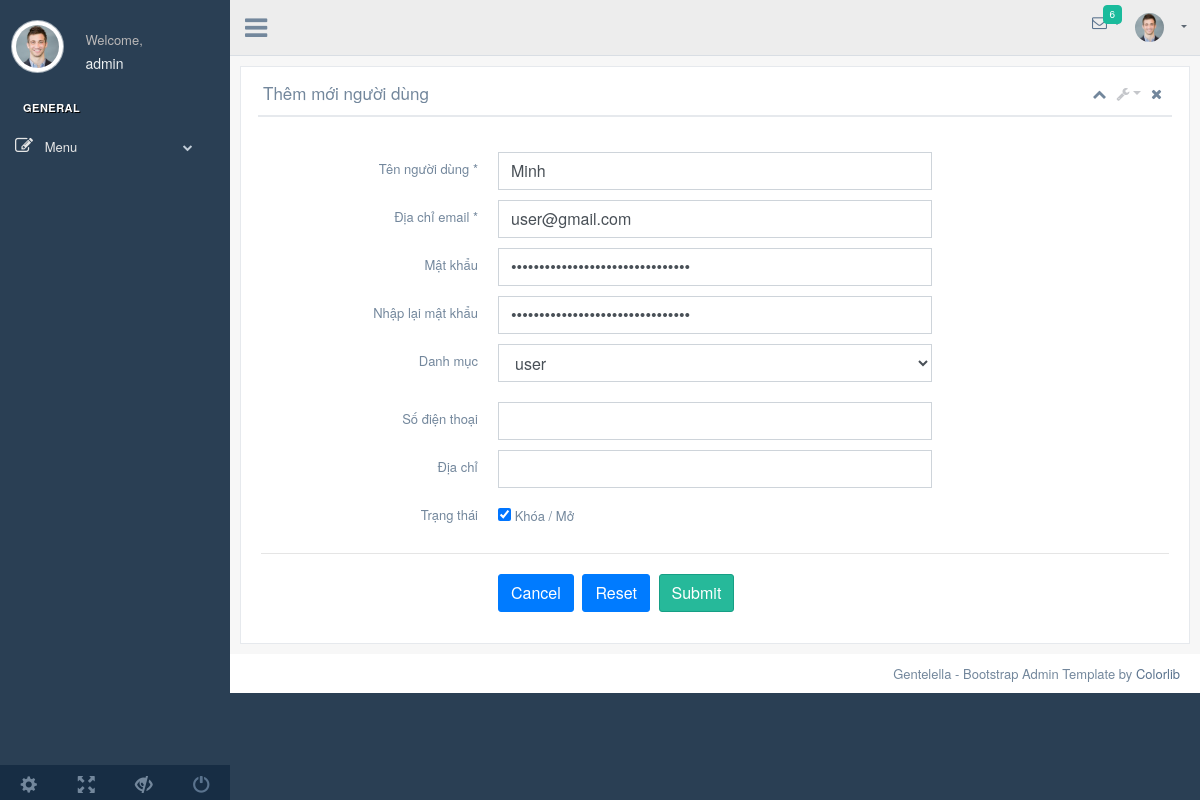
The page /admin/index.php?page=update_user&id=23 (signed in) on the database its author committed.
### tables this page shows
CREATE TABLE `tbl_user` (
  `user_id` int(11) NOT NULL,
  `name` varchar(20) NOT NULL,
  `email` varchar(200) NOT NULL,
  `password` char(32) NOT NULL,
  `user_type` varchar(255) NOT NULL,
  `phone` varchar(20) DEFAULT NULL,
  `address` varchar(255) DEFAULT NULL,
  `status4` int(11) NOT NULL DEFAULT 1
);

### admin/modules/update_user.php (the view, shortened to what this page needs)
<?php
    if($_GET["id"]) {
        $id = $_GET["id"];
        $sql = "SELECT * FROM tbl_user WHERE `user_id` = $id";
        $query = mysqli_query($conn, $sql);
        $rows = mysqli_fetch_assoc($query);
    }
?>
<div class="x_panel">
    <div class="x_title">
        <h2>Thêm mới người dùng</h2>
        <ul class="nav navbar-right panel_toolbox">
            <li><a class="collapse-link"><i class="fa fa-chevron-up"></i></a>
            </li>
            <li class="dropdown">
                <a href="#" class="dropdown-toggle" data-toggle="dropdown" role="button" aria-haspopup="true"
                    aria-expanded="false"><i class="fa fa-wrench"></i></a>
            </li>
            <li><a class="close-link"><i class="fa fa-close"></i></a>
            </li>
        </ul>
        <div class="clearfix"></div>
    </div>
    <div class="x_content">
        <br>
        <form method="POST" id="demo-form2" data-parsley-validate="" class="form-horizontal form-label-left"
            novalidate="">
            <div class="item form-group">
                <label class="col-form-label col-md-3 col-sm-3 label-align" for="first-name">Tên người dùng <span
                        class="required">*</span>
                </label>
                <div class="col-md-6 col-sm-6 ">
                    <input type="text" id="first-name" required="required" class="form-control " name="name"
                        value="<?php echo $rows["name"];?>">
                </div>
            </div>
            <div class="item form-group">
                <label class="col-form-label col-md-3 col-sm-3 label-align" for="last-name">Địa chỉ email <span
                        class="required">*</span>
                </label>
                <div class="col-md-6 col-sm-6 ">
                    <input type="text" id="last-name" required="required" class="form-control" name="email"
                        value="<?php echo $rows["email"];?>">
                </div>
            </div>
            <div class="item form-group">
                <label for="middle-name" class="col-form-label col-md-3 col-sm-3 label-align">Mật khẩu</label>
                <div class="col-md-6 col-sm-6 ">
                    <input id="middle-name" class="form-control" type="password" required="required" name="password"
                        value="<?php echo $rows["password"];?>">
                </div>
            </div>
            <div class="item form-group">
                <label for="middle-name" class="col-form-label col-md-3 col-sm-3 label-align">Nhập lại mật khẩu</label>
                <div class="col-md-6 col-sm-6 ">
                    <input id="middle-name" class="form-control" type="password" required="required" name="cpassword"
                        value="<?php echo $rows["password"];?>">
                </div>
            </div>
            <div class="item form-group">
                <label for="middle-name" class="col-form-label col-md-3 col-sm-3 label-align">Danh mục</label>
                <div class="col-md-6 col-sm-6  form-group has-feedback">
                <?php
            $sqlSelect = "SELECT user_type FROM tbl_user";
            $result = mysqli_query($conn, $sqlSelect) or die("Error");
        ?>
                    <select class="form-control" id="cat_id" name="gender">
                        <?php
                foreach($result as $key => $value) { ?>
                        <option value="<?php echo $value["user_type"] ?>"
                            <?php echo (($value["user_type"] == $rows["user_type"])? 'selected' : '') ?>>
                            <?php echo $value["user_type"] ?>
                        </option>
                        <?php } ?>
                    </select>
                </div>
            </div>
            <div class="item form-group">
                <label class="col-form-label col-md-3 col-sm-3 label-align" for="first-name">Số điện thoại
                </label>
                <div class="col-md-6 col-sm-6 ">
                    <input type="text" id="first-name" class="form-control " name="phone"
                        value="<?php echo $rows["phone"];?>">
                </div>
            </div>
            <div class="item form-group">
                <label class="col-form-label col-md-3 col-sm-3 label-align" for="first-name">Địa chỉ
                </label>
                <div class="col-md-6 col-sm-6 ">
                    <input type="text" id="first-name" class="form-control " name="address"
                        value="<?php echo $rows["address"];?>">
                </div>
            </div>
            <div class="form-group row">
                <label class="col-form-label col-md-3 col-sm-3 label-align">Trạng thái</label>
                <div class="col-md-9 col-sm-9 ">
                    <div class="checkbox">
                        <label>
                            <input style="margin-top: 10px" type="checkbox" value="1"
                                <?php echo $rows["status4"]?"checked":"" ?> name="status4" id="status4"> Khóa
                            / Mở
                        </label>
                    </div>
                </div>
            </div>
            <div class="ln_solid"></div>
            <div class="item form-group">
                <div class="col-md-6 col-sm-6 offset-md-3">
                    <button class="btn btn-primary" type="button">Cancel</button>
                    <button class="btn btn-primary" type="reset">Reset</button>
                    <button name="addNew" type="submit" class="btn btn-success">Submit</button>
                </div>
            </div>
        </form>
    </div>
</div>

### rows shown on the page
tbl_user: name "Minh", email "user@gmail.com", status4 "☑"

### other values the page prints
form field gender "user"
